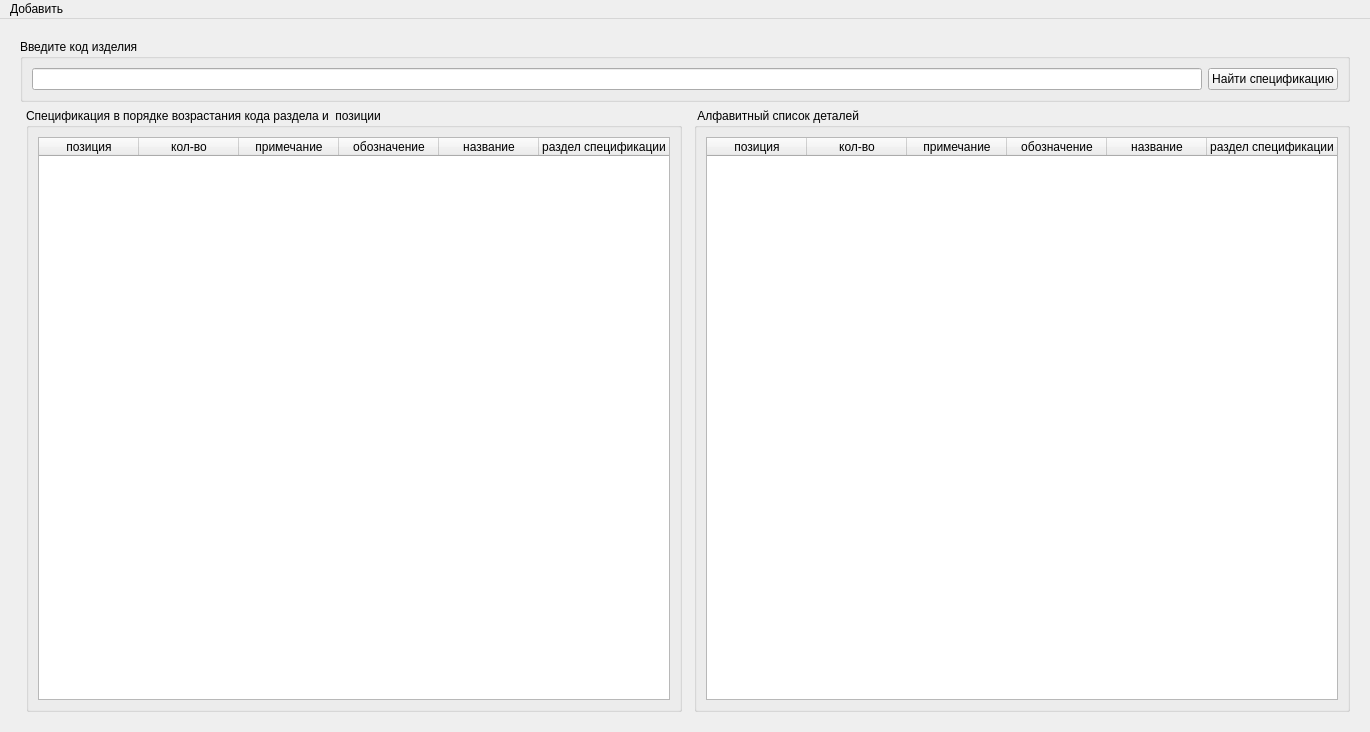
<?xml version="1.0" encoding="UTF-8"?>
<ui version="4.0">
 <class>MainWindow</class>
 <widget class="QMainWindow" name="MainWindow">
  <property name="geometry">
   <rect>
    <x>0</x>
    <y>0</y>
    <width>1370</width>
    <height>732</height>
   </rect>
  </property>
  <property name="windowTitle">
   <string>Конструкторская спецификация</string>
  </property>
  <widget class="QWidget" name="centralwidget">
   <layout class="QHBoxLayout" name="horizontalLayout">
    <property name="leftMargin">
     <number>20</number>
    </property>
    <property name="topMargin">
     <number>20</number>
    </property>
    <property name="rightMargin">
     <number>20</number>
    </property>
    <property name="bottomMargin">
     <number>20</number>
    </property>
    <item>
     <layout class="QGridLayout" name="gridLayout">
      <item row="1" column="3">
       <widget class="QGroupBox" name="groupBox_2">
        <property name="title">
         <string> Алфавитный список деталей</string>
        </property>
        <layout class="QGridLayout" name="gridLayout_3">
         <item row="0" column="0">
          <widget class="QTableWidget" name="tableWidget_2">
           <property name="sizePolicy">
            <sizepolicy hsizetype="Expanding" vsizetype="Expanding">
             <horstretch>0</horstretch>
             <verstretch>0</verstretch>
            </sizepolicy>
           </property>
           <property name="sortingEnabled">
            <bool>false</bool>
           </property>
           <attribute name="horizontalHeaderStretchLastSection">
            <bool>true</bool>
           </attribute>
           <attribute name="verticalHeaderVisible">
            <bool>false</bool>
           </attribute>
           <attribute name="verticalHeaderHighlightSections">
            <bool>false</bool>
           </attribute>
           <column>
            <property name="text">
             <string>позиция</string>
            </property>
           </column>
           <column>
            <property name="text">
             <string>кол-во</string>
            </property>
           </column>
           <column>
            <property name="text">
             <string>примечание</string>
            </property>
           </column>
           <column>
            <property name="text">
             <string>обозначение</string>
            </property>
           </column>
           <column>
            <property name="text">
             <string>название</string>
            </property>
           </column>
           <column>
            <property name="text">
             <string>раздел спецификации</string>
            </property>
           </column>
          </widget>
         </item>
        </layout>
       </widget>
      </item>
      <item row="0" column="0" colspan="4">
       <widget class="QGroupBox" name="groupBox_3">
        <property name="sizePolicy">
         <sizepolicy hsizetype="Expanding" vsizetype="Minimum">
          <horstretch>0</horstretch>
          <verstretch>0</verstretch>
         </sizepolicy>
        </property>
        <property name="title">
         <string>Введите код изделия</string>
        </property>
        <layout class="QHBoxLayout" name="horizontalLayout_2">
         <item>
          <widget class="QLineEdit" name="lineEdit"/>
         </item>
         <item>
          <widget class="QPushButton" name="pushButton">
           <property name="text">
            <string>Найти спецификацию</string>
           </property>
          </widget>
         </item>
        </layout>
       </widget>
      </item>
      <item row="1" column="1">
       <widget class="QGroupBox" name="groupBox">
        <property name="title">
         <string>Спецификация в порядке возрастания кода раздела и  позиции</string>
        </property>
        <layout class="QGridLayout" name="gridLayout_2">
         <item row="0" column="0">
          <widget class="QTableWidget" name="tableWidget">
           <property name="sizePolicy">
            <sizepolicy hsizetype="Expanding" vsizetype="Expanding">
             <horstretch>0</horstretch>
             <verstretch>0</verstretch>
            </sizepolicy>
           </property>
           <property name="sortingEnabled">
            <bool>false</bool>
           </property>
           <attribute name="horizontalHeaderStretchLastSection">
            <bool>true</bool>
           </attribute>
           <attribute name="verticalHeaderVisible">
            <bool>false</bool>
           </attribute>
           <attribute name="verticalHeaderHighlightSections">
            <bool>false</bool>
           </attribute>
           <column>
            <property name="text">
             <string>позиция</string>
            </property>
           </column>
           <column>
            <property name="text">
             <string>кол-во</string>
            </property>
           </column>
           <column>
            <property name="text">
             <string>примечание</string>
            </property>
           </column>
           <column>
            <property name="text">
             <string>обозначение</string>
            </property>
           </column>
           <column>
            <property name="text">
             <string>название</string>
            </property>
           </column>
           <column>
            <property name="text">
             <string>раздел спецификации</string>
            </property>
           </column>
          </widget>
         </item>
        </layout>
       </widget>
      </item>
     </layout>
    </item>
   </layout>
  </widget>
  <widget class="QMenuBar" name="menubar">
   <property name="geometry">
    <rect>
     <x>0</x>
     <y>0</y>
     <width>1370</width>
     <height>21</height>
    </rect>
   </property>
   <widget class="QMenu" name="menu">
    <property name="title">
     <string>Добавить</string>
    </property>
    <addaction name="add_user_action"/>
    <addaction name="add_spec_action"/>
    <addaction name="add_spec_section_action"/>
   </widget>
   <addaction name="menu"/>
  </widget>
  <action name="add_user_action">
   <property name="text">
    <string>Пользователя</string>
   </property>
  </action>
  <action name="add_spec_action">
   <property name="text">
    <string>Спецификацию</string>
   </property>
  </action>
  <action name="add_spec_section_action">
   <property name="text">
    <string>Раздел спецификации</string>
   </property>
  </action>
 </widget>
 <resources/>
 <connections/>
</ui>
